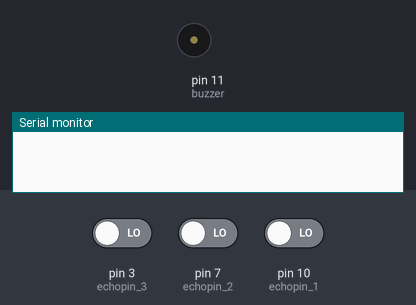
This sketch was run on a simulated Arduino Uno, built with avr-gcc and run on an emulated ATmega328P. Shown: buzzer (waves = sounding, pin HIGH), the last lines printed to the serial monitor. Inputs (shaded band) come from the test bench; at power-on: pin 3 (echopin_3) LOW, pin 7 (echopin_2) LOW, pin 10 (echopin_1) LOW. Pins used as bus, display or sensor lines are not drawn.

Above: at 0.1 s.
At 2.2 s:
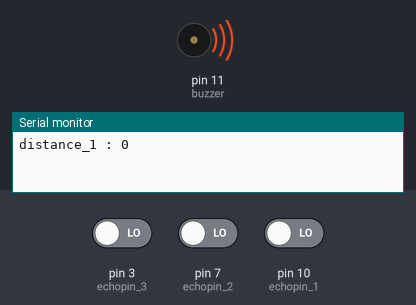
Timing chart, 0 to 3.7 s (numbered marks = the images above):
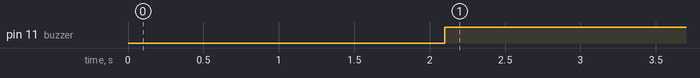

Measured:
- by itself, pin 11 (buzzer): LOW → HIGH at 2.1 s

The sketch:

blind-stick.ino
```cpp
const int buzzer = 11;

const int trigpin_1=9;
const int echopin_1=10;

const int trigpin_2=6;
const int echopin_2=7;

const int trigpin_3=2;
const int echopin_3=3;

long duration_1;
int distance_1;

long duration_2;
int distance_2;

long duration_3;
int distance_3;

void setup()
{
  pinMode(buzzer, OUTPUT);

  pinMode(trigpin_1,OUTPUT);
  pinMode(echopin_1,INPUT);

  pinMode(trigpin_2,OUTPUT);
  pinMode(echopin_2,INPUT);

  pinMode(trigpin_3,OUTPUT);
  pinMode(echopin_3,INPUT);

  digitalWrite(buzzer,LOW);

  Serial.begin(9600);
}

void loop()
{
  digitalWrite(trigpin_1,LOW);
  delay(100);
  digitalWrite(trigpin_1,HIGH);
  delay(1000);
  digitalWrite(trigpin_1,LOW);
  duration_1=pulseIn(echopin_1,HIGH);
  distance_1=duration_1*0.034/2;
  Serial.print("distance_1 : ");
  Serial.println(distance_1);
  if(distance_1<10)
  {
    digitalWrite(buzzer,HIGH);
  }
  else
  {
    digitalWrite(buzzer,LOW);
  }


  digitalWrite(trigpin_2,LOW);
  delay(100);
  digitalWrite(trigpin_2,HIGH);
  delay(1000);
  digitalWrite(trigpin_2,LOW);
  duration_2=pulseIn(echopin_2,HIGH);
  distance_2=duration_2*0.034/2;
  Serial.print("distance_2 : ");
  Serial.println(distance_2);
  if(distance_2<10)
  {
    digitalWrite(buzzer,HIGH);
  }
  else
  {
    digitalWrite(buzzer,LOW);
  }


  digitalWrite(trigpin_3,LOW);
  delay(100);
  digitalWrite(trigpin_3,HIGH);
  delay(1000);
  digitalWrite(trigpin_3,LOW);
  duration_3=pulseIn(echopin_3,HIGH);
  distance_3=duration_3*0.034/2;
  Serial.print("distance_3 : ");
  Serial.println(distance_3);
  if(distance_3<10)
  {
    digitalWrite(buzzer,HIGH);
  }
  else
  {
    digitalWrite(buzzer,LOW);
  }

}
```
